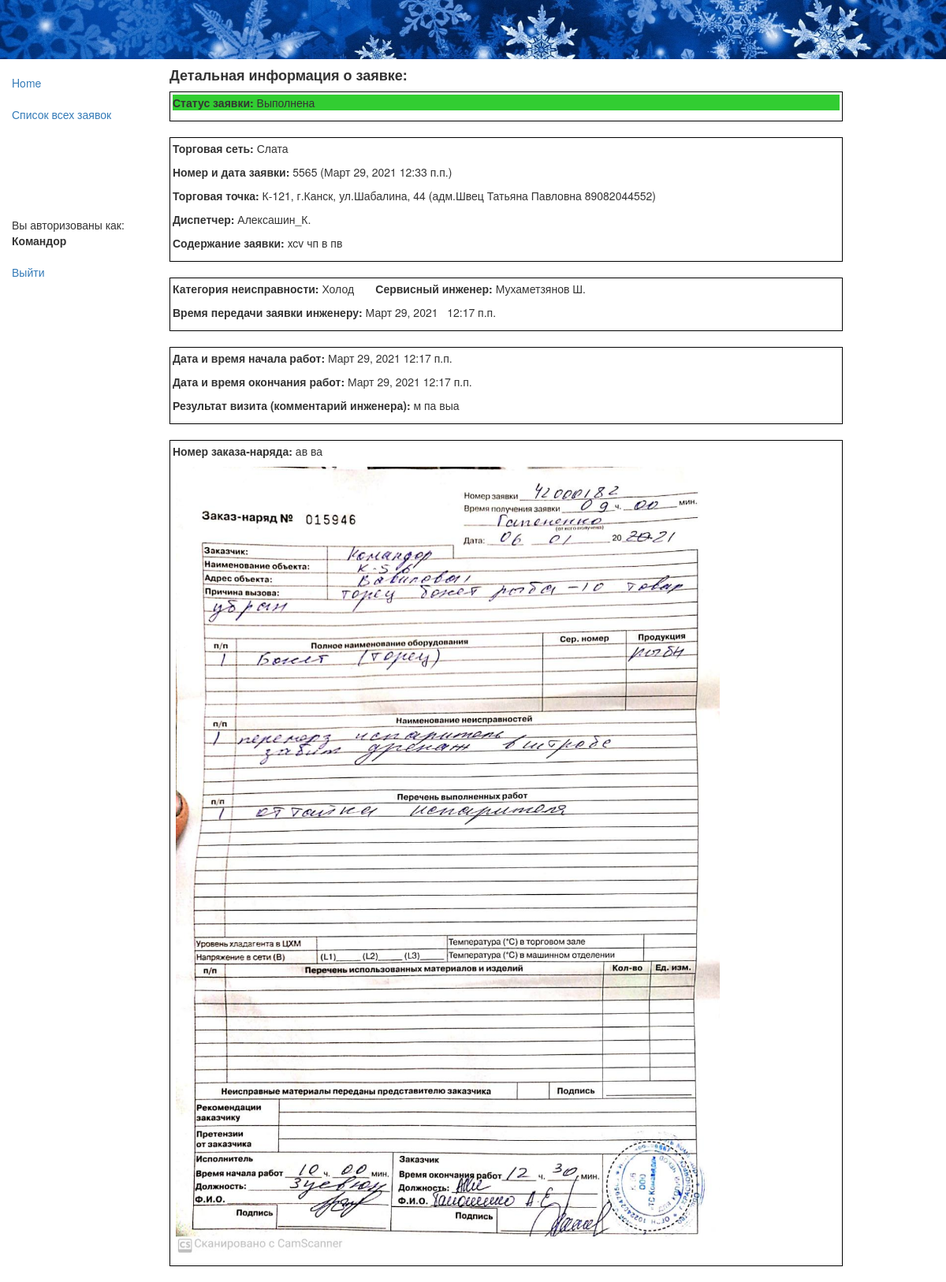
Screenshot of /app/rec/47 (signed in) with the database file from the repository.
### app/models.py (models this page shows, shortened)
class Rec(models.Model):
    status = models.ForeignKey(Status, null=True, on_delete=models.SET_NULL, default=4, verbose_name="Статус заявки")
    retail = models.ForeignKey(Retail, null=True, on_delete=models.SET_NULL, verbose_name="Торговая сеть")
    rec_date = models.DateField(auto_now_add=True, verbose_name="Дата создания заявки")
    rec_time = models.TimeField(auto_now_add=True, verbose_name="Время создания заявки")
    staff = models.ForeignKey(User, null=True, on_delete=models.SET_NULL, verbose_name="Диспетчер")
    customer = models.CharField(max_length=100, verbose_name="ФИО инициатора заявки")
    rec_num = models.CharField(verbose_name='Номер заявки', max_length=12)
    store = models.ForeignKey(Store, null=True, on_delete=models.SET_NULL, verbose_name="Торговая точка, адрес")
    description = models.TextField(max_length=1000, verbose_name="Содержание заявки")
    trouble = models.ForeignKey(Trouble, null=True, on_delete=models.SET_NULL, verbose_name="Категория неисправности")
    tech = models.ForeignKey(Tech, null=True, on_delete=models.SET_NULL, verbose_name="Сервисный инженер")
    sign_day = models.DateField(null=True, verbose_name="Дата передачи заявки инженеру")
    sign_time = models.TimeField(null=True, verbose_name="Время передачи заявки инженеру")
    visit_day_begin = models.DateField(null=True, verbose_name="Дата начала работ")
    visit_time_begin = models.TimeField(null=True, verbose_name="Время начала работ")
    visit_day_end = models.DateField(null=True, verbose_name="Дата окончания работ")
    visit_time_end = models.TimeField(null=True, verbose_name="Время окончания работ")
    result = models.TextField(null=True, max_length=1000, verbose_name="Результат выезда")
    form = models.CharField(null=True, max_length=10, verbose_name="Номер заказа-наряда")
    jpg = models.ImageField(upload_to='images', null=True, verbose_name="Скан-копия заказа-наряда")
    class Meta:
        ordering = ['-rec_time'] # отображение заявок в rec-list.html в обратном порядке
        permissions = (("can_create_update", "Может rec_create и rec_update"),
                       ("can_list_detail", "Может rec_list и rec_detail"),
                       )

class Status(models.Model):
    name = models.CharField(max_length=32, help_text="Состояние заявки")
    def __str__(self):
        return self.name

class Retail(models.Model):
    name = models.CharField(max_length=64, help_text="Торговая сеть")
    def __str__(self):
        return self.name

class Store(models.Model):
    name = models.CharField(max_length=96, help_text="Торговая точка, адрес")
    def __str__(self):
        return self.name

class Trouble(models.Model):
    name = models.CharField(max_length=32, help_text="Категория неисправности")
    def __str__(self):
        return self.name

class Tech(models.Model):
    name = models.CharField(max_length=64, help_text="Сервисный инженер")
    def __str__(self):
        return self.name

### app/views.py (the view)
# urls.py: url(r'^rec/(?P<pk>\d+)$', views.RecDetailView.as_view(), name='rec_detail'),
class RecDetailView(PermissionRequiredMixin, generic.DetailView):
    model = Rec
    permission_required = 'app.can_list_detail'
    extra_context = {'gray': gray, 'blue': blue, 'yellow': yellow, 'green': green}

### app/templates/app/rec_detail.html (shortened to what this page needs)
{% extends "base_generic.html" %}
{% block content %}
  <h4><strong>Детальная информация о заявке:</strong></h4>
 <div style="border: 1px solid black; background-color: white; padding: 3px; width:88%;">
                {% if rec.status == gray %}
                <p style="background-color: #A9A9A9" > <strong>Статус заявки:</strong>&nbsp;{{ rec.status }}&nbsp;</p>
                {% elif rec.status == blue %}
                <p style="background-color: #00BFFF" > <strong>Статус заявки:</strong>&nbsp;{{ rec.status }}&nbsp;</p>
                 {% elif rec.status == yellow %}
                <p style="background-color: #FFD700" > <strong>Статус заявки:</strong>&nbsp;{{ rec.status }}&nbsp;</p>
                {% elif rec.status == green %}
                <p style="background-color: #32CD32" > <strong>Статус заявки:</strong>&nbsp;{{ rec.status }}&nbsp;</p>
                {% endif %}
 </div><br>
  <div style="border: 1px solid black; background-color: white; padding: 3px; width:88%;">
      <p><strong>Торговая сеть:</strong>&nbsp;{{ rec.retail }} </p>
      <p><strong>Номер и дата заявки:</strong>&nbsp;{{ rec.rec_num }} ({{ rec.rec_date }} {{ rec.rec_time }})</p>
      <p><strong>Торговая точка:</strong>&nbsp;{{ rec.store }} ({{ rec.customer }}) </p>
      <p><strong>Диспетчер:</strong>&nbsp;{{ rec.staff }}</p>
      <p><strong>Содержание заявки:</strong>&nbsp;{{ rec.description }}</p></div><br>
{% if rec.sign_day and rec.sign_time %}
  <div style="border: 1px solid black; background-color: white; padding: 3px; width:88%;">
  <p><strong>Категория неисправноcти:</strong>&nbsp;{{ rec.trouble }}  &nbsp; &nbsp; &nbsp;
    <strong>Сервисный инженер:</strong>&nbsp;{{ rec.tech }}</p>
  <p><strong>Время передачи заявки инженеру:</strong>&nbsp;{{ rec.sign_day }}&nbsp; &nbsp;{{ rec.sign_time }}</p></div><br>
{% endif %}
{% if rec.visit_day_begin and rec.visit_time_begin and rec.visit_day_end and rec.visit_time_end and rec.sign_day and rec.sign_time %}
<div style="border: 1px solid black; background-color: white; padding: 3px; width:88%;">
    <p><strong>Дата и время начала работ:</strong>&nbsp;{{ rec.visit_day_begin }}&nbsp{{ rec.visit_time_begin }}</p>
    <p><strong>Дата и время окончания работ:</strong>&nbsp;{{ rec.visit_day_end }}&nbsp{{ rec.visit_time_end }}</p>
    <p><strong>Результат визита (комментарий инженера):</strong>&nbsp;{{ rec.result }}</p></div><br>
{% endif %}
{% if rec.visit_day_begin and rec.visit_time_begin and rec.visit_day_end and rec.visit_time_end and rec.sign_day and rec.sign_time and rec.jpg %}
<div style="border: 1px solid black; background-color: white; padding: 3px; width:88%;">
      <p><strong>Номер заказа-наряда:</strong>&nbsp;{{ rec.form }}</p>
      <p>&nbsp;<img src="{{rec.jpg.url}}" alt="connect" style="max-height:1000px"></p></div><br>
{% endif %}
{% endblock %}

### app/templates/base_generic.html (shortened to what this page needs)
<!DOCTYPE html>
<html lang="en">
<head>
  <link rel="stylesheet" href="https://maxcdn.bootstrapcdn.com/bootstrap/3.3.7/css/bootstrap.min.css">
  {% load static %}
  <link rel="stylesheet" href="{% static 'css/styles.css' %}">
  <img src="{% static 'images/snow.jpg' %}" alt="Snow" style="width:100%;"/>
</head>
<body>
  <div class="container-fluid">
    <div class="row">
      <div class="col-sm-2">
      {% block sidebar %}
      <ul class="sidebar-nav">
          <li><a href="{% url 'index' %}">Home</a></li> <br>
          {% if perms.app.can_list_detail %}
          <li><a href="{% url 'recs' %}">Список всех заявок</a></li>
          {% endif %}
          <br>
          <br><br><br><br><br>
        {% if user.is_authenticated %}
            <li>Вы авторизованы как: </li><li><strong>{{ user.get_username }}</strong></li><br>
            <li><a href="{% url 'logout'%}?next={% url 'index' %}">Выйти</a></li>
        {% else %}
            <li><strong>Вы не авторизованы.</strong></li> <br>
            <li>Чтобы это исправить, </li>
            <li><a href="{% url 'login'%}?next={% url 'index' %}">нажмите здесь.</a></li>
        {% endif %}
      </ul>
     {% endblock %}
      </div>
      <div class="col-sm-10 ">
      {% block content %}{% endblock %}
      </div>
    </div>
  </div>
</body>
</html>

### app/static/css/styles.css (style rules this page uses)
.sidebar-nav { margin-top: 20px; padding: 0; list-style: none; }

### rows the page displays
Rec: status "Выполнена", retail "Слата", rec_num "5565", rec_date "Март 29, 2021", rec_time "12:33 п.п.", store "К-121, г.Канск, ул.Шабалина, 44", customer "адм.Швец Татьяна Павловна 89082044552", staff "Алексашин_К.", description "xcv чп в пв", trouble "Холод", tech "Мухаметзянов Ш.", sign_day "Март 29, 2021", sign_time "12:17 п.п.", visit_day_begin "Март 29, 2021", visit_time_begin "12:17 п.п.", visit_day_end "Март 29, 2021", visit_time_end "12:17 п.п.", result "м па выа", form "ав ва", jpg (picture)

### other values shown
{{ user.get_username }} "Командор"
